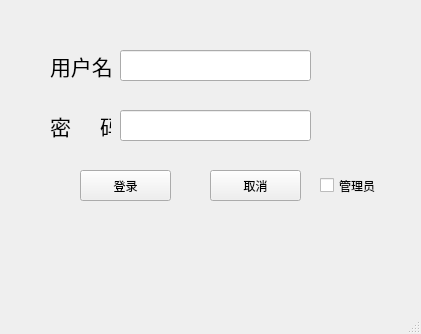
<?xml version="1.0" encoding="UTF-8"?>
<ui version="4.0">
 <class>startMainWindow</class>
 <widget class="QMainWindow" name="startMainWindow">
  <property name="geometry">
   <rect>
    <x>0</x>
    <y>0</y>
    <width>421</width>
    <height>334</height>
   </rect>
  </property>
  <property name="windowTitle">
   <string>MainWindow</string>
  </property>
  <widget class="QWidget" name="centralwidget">
   <widget class="QLineEdit" name="lineEdit">
    <property name="geometry">
     <rect>
      <x>120</x>
      <y>50</y>
      <width>191</width>
      <height>31</height>
     </rect>
    </property>
   </widget>
   <widget class="QLineEdit" name="lineEdit_2">
    <property name="geometry">
     <rect>
      <x>120</x>
      <y>110</y>
      <width>191</width>
      <height>31</height>
     </rect>
    </property>
   </widget>
   <widget class="QLabel" name="label">
    <property name="geometry">
     <rect>
      <x>50</x>
      <y>50</y>
      <width>61</width>
      <height>31</height>
     </rect>
    </property>
    <property name="font">
     <font>
      <pointsize>16</pointsize>
     </font>
    </property>
    <property name="text">
     <string>用户名</string>
    </property>
   </widget>
   <widget class="QLabel" name="label_2">
    <property name="geometry">
     <rect>
      <x>50</x>
      <y>110</y>
      <width>61</width>
      <height>31</height>
     </rect>
    </property>
    <property name="font">
     <font>
      <pointsize>16</pointsize>
     </font>
    </property>
    <property name="text">
     <string>密     码</string>
    </property>
   </widget>
   <widget class="QPushButton" name="pushButton">
    <property name="geometry">
     <rect>
      <x>80</x>
      <y>170</y>
      <width>91</width>
      <height>31</height>
     </rect>
    </property>
    <property name="text">
     <string>登录</string>
    </property>
   </widget>
   <widget class="QPushButton" name="pushButton_2">
    <property name="geometry">
     <rect>
      <x>210</x>
      <y>170</y>
      <width>91</width>
      <height>31</height>
     </rect>
    </property>
    <property name="text">
     <string>取消</string>
    </property>
   </widget>
   <widget class="QCheckBox" name="checkBox">
    <property name="geometry">
     <rect>
      <x>320</x>
      <y>170</y>
      <width>71</width>
      <height>31</height>
     </rect>
    </property>
    <property name="text">
     <string>管理员</string>
    </property>
   </widget>
  </widget>
  <widget class="QMenuBar" name="menubar">
   <property name="geometry">
    <rect>
     <x>0</x>
     <y>0</y>
     <width>421</width>
     <height>17</height>
    </rect>
   </property>
  </widget>
  <widget class="QStatusBar" name="statusbar"/>
 </widget>
 <resources/>
 <connections/>
</ui>
